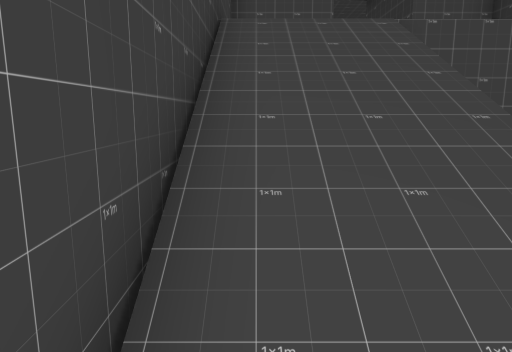
[1] (above)

16 first-person views from a walk through a level from a Godot 3-D game. The camera is 1.4 m above the floor, tilts 10° down and sees 70° across. The floor is counted in squares, 1 m on a side. Each view is taken from the middle of a square. On the plan, view 1 faces up. The plan holds only what a view shows up to about 16 squares ahead; the rest is blank. The place goes on beyond the plan. Characters and animated objects are not drawn. Some surface patterns are stand-ins.

[2]
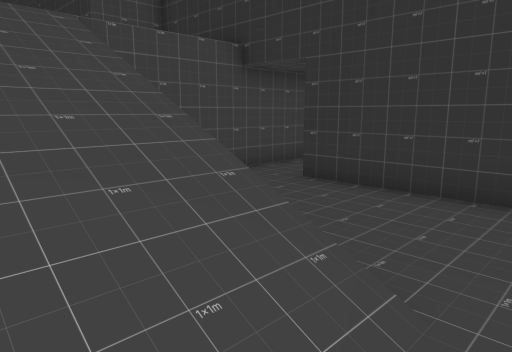

[3]
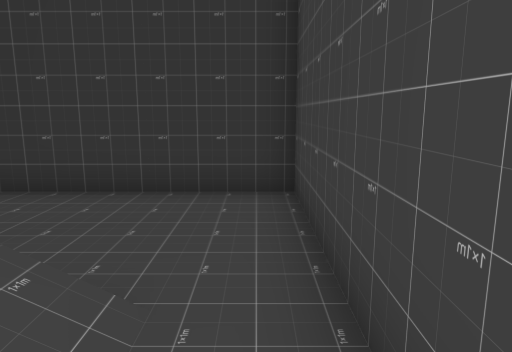

[4]
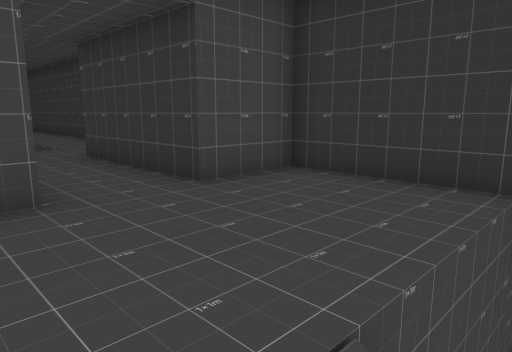

[5]
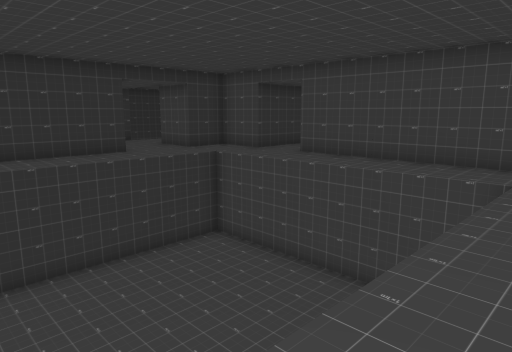

[6]
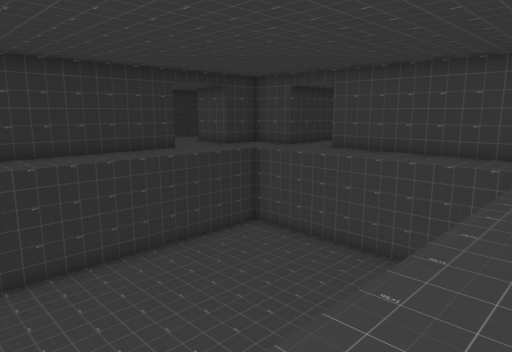

[7]
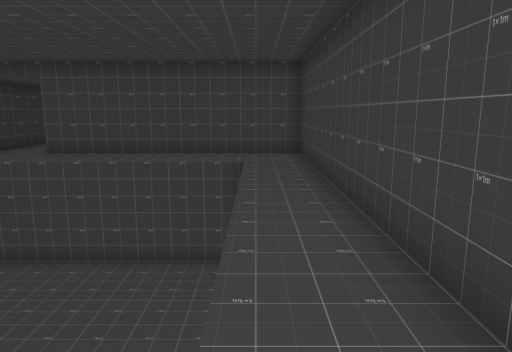

[8]
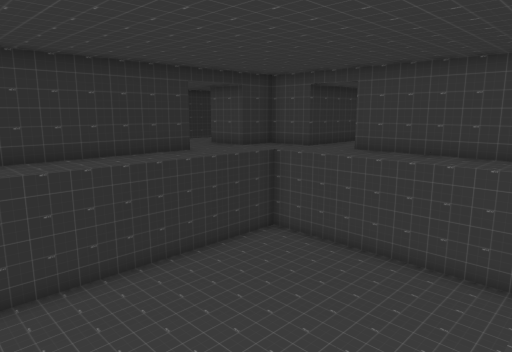

[9]
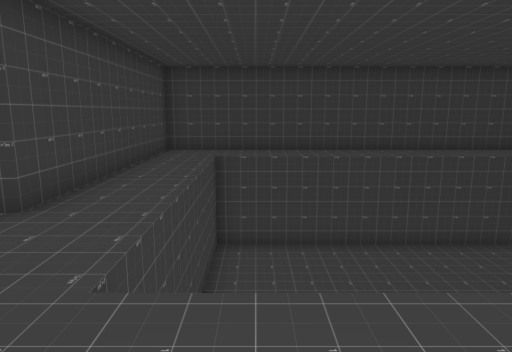

[10]
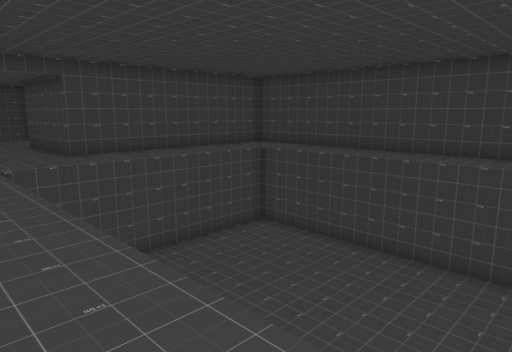

[11]
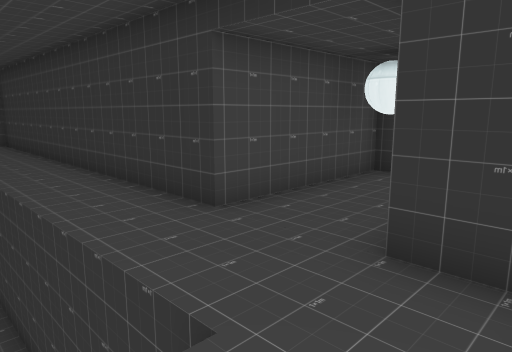

[12]
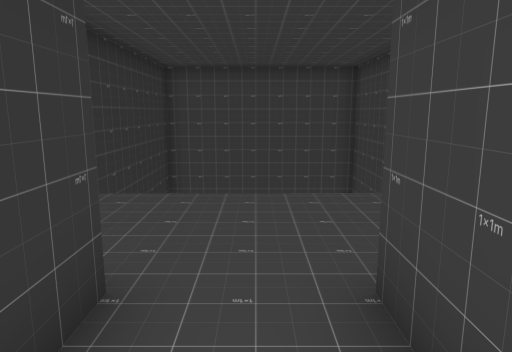

[13]
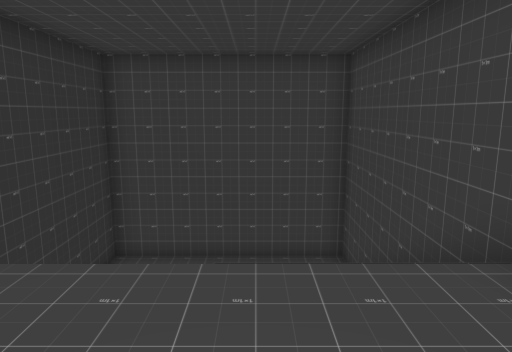

[14]
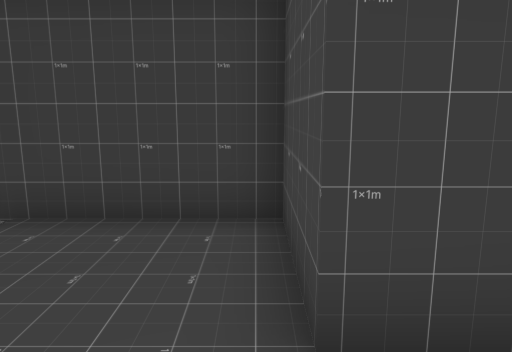

[15]
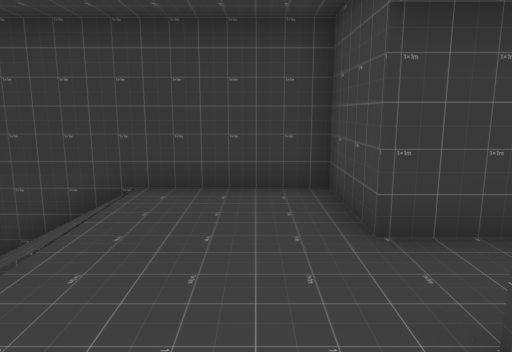

[16]
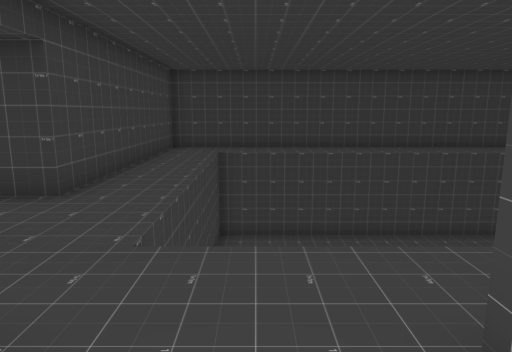

### Floor plan
Key: @ floor where view 1 was taken; # wall or solid block; . main floor; - floor 3 m lower than the main floor; / step, stairs or slope; v drop or lower ground.
Columns run from 7 left of view 1 to 11 right of it. Each row starts with its distance up from view 1.
 27 #..         ..#
 26 #..vvvv vvvv..#
 25 #..vvvvvvvvv..#
 24 #..vvvvvvvvv..#
 23 #..vvvvvvvvv..#
 22 #..vvvvvvvvv..#
 21 #..vvvvvvvvv..#
 20 #..vvvvvvvvv..#
 19 #..vvvvvvvvv..#####
 18 #..vvvvvvvvv......
 17 #..vvvvvvvvv.....
 16 #.............##
 15 #.............#
 14 ##########.####
 13          #.#
 12          #.#
 11       ####.####
 10       #.......#
  9       #.......#
  8       #.......#
  7       #...////##
  6       #///   ---
  5       #///  --#
  4       #/// ---#
  3       #/// ---#
  2       #///----#
  1       #///----#
  0       #@------#
 -1       #########

Positions as (right, up) in squares from view 1, and headings:
1: (0, 0), facing up
2: (0, 0), facing up-right
3: (0, 0), facing right
4: (1, 6), facing up-right
5: (-6, 25), facing down-right
6: (-6, 27), facing down-right
7: (-5, 27), facing down
8: (-5, 27), facing down-right
9: (7, 18), facing left
10: (6, 27), facing down-left
11: (3, 15), facing up-right
12: (3, 13), facing down
13: (2, 10), facing down
14: (4, 10), facing left
15: (6, 9), facing left
16: (8, 18), facing left
